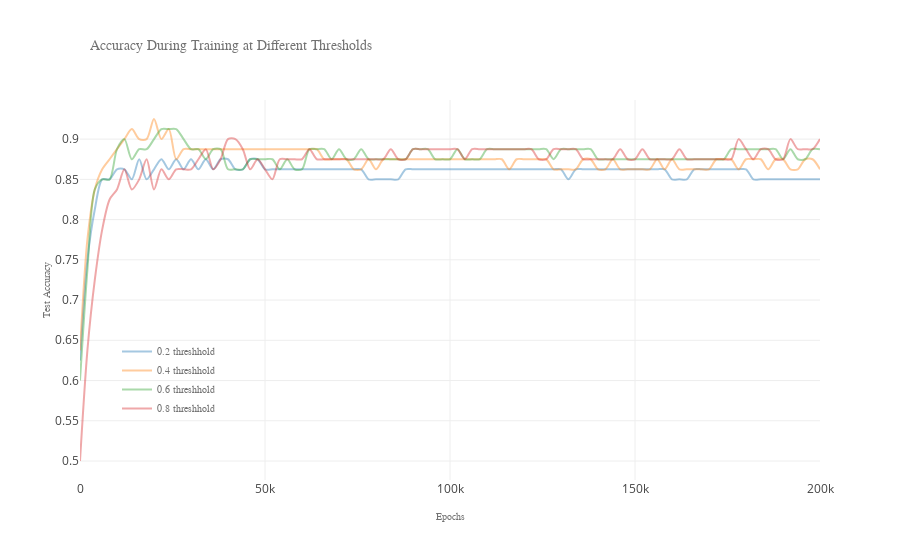

Notebook source saved alongside this figure:
### Code cell
frames = [
    go.Scatter(
        y=[evaluator.accuracy_curve_results[k][i * 20] for k in evaluator.accuracy_curve_results.keys()],
        x=np.array(range(len(evaluator.accuracy_curve_results[2000]))) * 2000,
        mode='lines',
        opacity=0.4,
        line={'smoothing': 0.8, 'shape': 'spline'},
        name="{} threshhold".format(i / 5)
    )
    for i in range(1, 5)
]
layout = go.Layout(
    title=dict(text='Accuracy During Training at Different Thresholds', x=0.1),
    xaxis=dict(
        zeroline=False, title="Epochs",
        titlefont=dict(family='sans serif', size=10, color='#727272')),
    yaxis=dict(
        zeroline=False, title="Test Accuracy",
        titlefont=dict(family='sans serif', size=10, color='#727272')),
    legend=dict(
        x=0.05, y=0.15,
        font=dict(family='sans-serif', size=10, color='#727272'),
        bgcolor='rgba(0,0,0,0)'),
    titlefont=dict(family='sans serif', size=14, color='#727272')
)
fig = go.Figure(data=frames, layout=layout)
plotly.iplot(fig)
